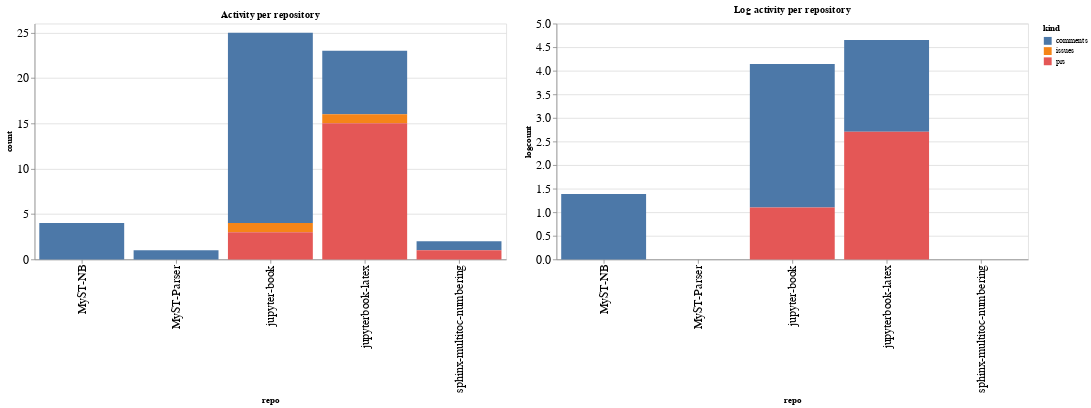

Notebook code cell kept with this figure:
### Code cell
ch1 = alt.Chart(repo_summaries, width=600, title="Activity per repository").mark_bar().encode(
    x='repo',
    y='count',
    color='kind',
    tooltip="kind"
)

ch2 = alt.Chart(repo_summaries, width=600, title="Log activity per repository").mark_bar().encode(
    x='repo',
    y='logcount',
    color='kind',
    tooltip="kind"
)

ch1 | ch2

### Figure 1 — Vega-Lite specification as saved in the notebook (floating-point values rounded to 4 significant figures)
{"config": {"axisLeft": {"labelFontSize": 15}, "axisBottom": {"labelFontSize": 15}}, "hconcat": [{"mark": "bar", "encoding": {"color": {"type": "nominal", "field": "kind"}, "tooltip": {"type": "nominal", "field": "kind"}, "x": {"type": "nominal", "field": "repo"}, "y": {"type": "quantitative", "field": "count"}}, "title": "Activity per repository", "width": 600}, {"mark": "bar", "encoding": {"color": {"type": "nominal", "field": "kind"}, "tooltip": {"type": "nominal", "field": "kind"}, "x": {"type": "nominal", "field": "repo"}, "y": {"type": "quantitative", "field": "logcount"}}, "title": "Log activity per repository", "width": 600}], "data": {"name": "data-a05df306a3c5aa7a2ca57b23234cb5ee"}, "$schema": "https://vega.github.io/schema/vega-lite/v4.8.1.json", "datasets": {"data-a05df306a3c5aa7a2ca57b23234cb5ee": [{"repo": "MyST-NB", "kind": "comments", "count": 4, "logcount": 1.386}, {"repo": "MyST-Parser", "kind": "comments", "count": 1, "logcount": 0.0}, {"repo": "jupyter-book", "kind": "comments", "count": 21, "logcount": 3.045}, {"repo": "jupyter-book", "kind": "issues", "count": 1, "logcount": 0.0}, {"repo": "jupyter-book", "kind": "prs", "count": 3, "logcount": 1.099}, {"repo": "jupyterbook-latex", "kind": "comments", "count": 7, "logcount": 1.946}, {"repo": "jupyterbook-latex", "kind": "issues", "count": 1, "logcount": 0.0}, {"repo": "jupyterbook-latex", "kind": "prs", "count": 15, "logcount": 2.708}, {"repo": "sphinx-multitoc-numbering", "kind": "comments", "count": 1, "logcount": 0.0}, {"repo": "sphinx-multitoc-numbering", "kind": "prs", "count": 1, "logcount": 0.0}]}}
